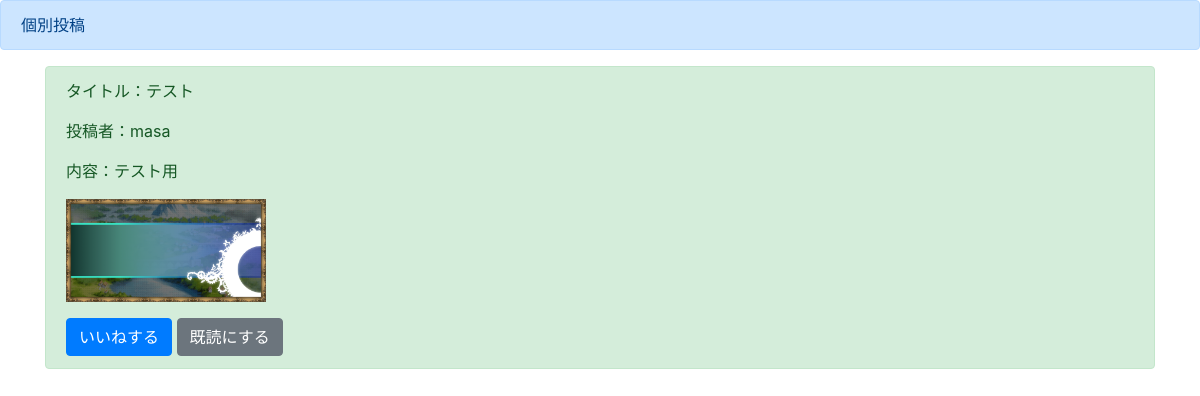
/detail/1, run on the app's committed database.
### boardapp/models.py (models this page shows)
class BoardModel(models.Model):
    title = models.CharField(max_length=100)
    content = models.TextField()
    author = models.CharField(max_length=100)
    images = models.ImageField(upload_to='')
    good = models.IntegerField(null=True, blank=True, default=0)
    read = models.IntegerField(null=True, blank=True, default=0)
    readtext = models.CharField(max_length=100, null=True, blank=True, default='a')

### boardapp/views.py (the view)
# urls.py: path('detail/<int:pk>', detailfunc, name='detail'),
def detailfunc(request, pk):
    object = BoardModel.objects.get(pk=pk)
    return render(request, 'detail.html', {'object':object})

### templates/detail.html (shortened to what this page needs)
{% extends 'base.html' %}
{% block header %}
<div class="alert alert-primary" role="alert">
    個別投稿
</div>
{% endblock header %}
{% block content %}
<div class="container">
    <div class="alert alert-success" role="alert">
        <p>タイトル：{{ object.title }}</p>
        <p>投稿者：{{ object.author}}</p>
        <p>内容：{{ object.content}}</p>
        <p><img src='{{object.images.url}}' width=200></p>
        <a href="{% url 'good' object.pk %}" class="btn btn-primary" role="button" aria-pressed="true">いいねする</a>
        <a href="{% url 'read' object.pk %}" class="btn btn-secondary" role="button" aria-pressed="true">既読にする</a>
    </div>
</div>
{% endblock content %}

### data on the page
BoardModel: title "テスト", author "masa", content "テスト用", images (picture)
